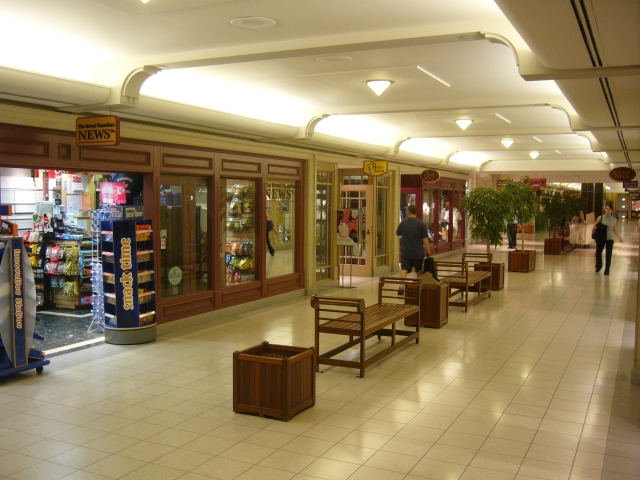
#> input picture assets/images/P1080036.jpg, 640 x 480 px
$ jupyter execute --allow-errors demo_vp_estimation_prior_gravity.ipynb
#> lines starting #> are read from the running program, lines starting #| are printed output that depends on the picture
### vp_estimation_with_prior_gravity/visualization.py
""" Organize some frequently used visualization functions. """
import numpy as np
import matplotlib
import matplotlib.pyplot as plt
import seaborn as sns


def plot_images(imgs, titles=None, cmaps='gray', dpi=100, size=6, pad=.5):
    """Plot a set of images horizontally.
    Args:
        imgs: a list of NumPy or PyTorch images, RGB (H, W, 3) or mono (H, W).
        titles: a list of strings, as titles for each image.
        cmaps: colormaps for monochrome images.
    """
    n = len(imgs)
    if not isinstance(cmaps, (list, tuple)):
        cmaps = [cmaps] * n
    figsize = (size*n, size*3/4) if size is not None else None
    fig, ax = plt.subplots(1, n, figsize=figsize, dpi=dpi)
    if n == 1:
        ax = [ax]
    for i in range(n):
        ax[i].imshow(imgs[i], cmap=plt.get_cmap(cmaps[i]))
        ax[i].get_yaxis().set_ticks([])
        ax[i].get_xaxis().set_ticks([])
        ax[i].set_axis_off()
        for spine in ax[i].spines.values():  # remove frame
            spine.set_visible(False)
        if titles:
            ax[i].set_title(titles[i])
    fig.tight_layout(pad=pad)


# [232 lines left out: functions plot_keypoints, plot_matches, plot_lines, plot_line_matches, plot_color_line_matches, plot_color_lines and 1 more, not called in this run]


def save_plot(path, **kw):
    """Save the current figure without any white margin."""
    plt.savefig(path, bbox_inches='tight', pad_inches=0)

### vp_estimation_with_prior_gravity/features/line_detector.py
import os
import numpy as np
import torch
from copy import deepcopy
from omegaconf import OmegaConf

from pytlsd import lsd
from deeplsd.models.deeplsd_inference import DeepLSD


# DeepLSD default config
default_conf = {
    'min_length': 10,
    'deeplsd': {
        'detect_lines': True,
        'line_detection_params': {
            'merge': False,
            'filtering': True,
            'grad_thresh': 3,
            'grad_nfa': True,
        },
    },
}


class LineDetector():
    """ A generic line detector that can detect different kinds of lines. """
    def __init__(self, line_detector='lsd', conf=default_conf):
        self.detector = line_detector
        self.conf = OmegaConf.merge(OmegaConf.create(deepcopy(default_conf)),
                                    OmegaConf.create(conf))
        if line_detector == 'deeplsd':
            # Load the DeepLSD model
            self.device = torch.device('cuda' if torch.cuda.is_available() else 'cpu')
            ckpt = os.path.join(os.path.dirname(os.path.abspath(__file__)), 'weights/deeplsd_md.tar')
            if not os.path.isfile(ckpt):
                # Download the DeepLSD checkpoint
                self.download_model(ckpt)
            ckpt = torch.load(str(ckpt), map_location='cpu')
            self.deeplsd = DeepLSD(self.conf.deeplsd)
            self.deeplsd.load_state_dict(ckpt['model'])
            self.deeplsd = self.deeplsd.to(self.device).eval()

    # [29 lines left out: functions download_model, detect_lines, not called in this run]

### notebooks/demo_vp_estimation_prior_gravity.ipynb
[cell 1]
import os
import numpy as np
import cv2
import sys
import random

from vp_estimation_with_prior_gravity.features.line_detector import LineDetector
sys.path.append(os.path.join(os.path.dirname(os.path.abspath("")), "build/vp_estimation_with_prior_gravity"))
from vp_estimation_with_prior_gravity.solvers import run_hybrid_uncalibrated
from vp_estimation_with_prior_gravity.evaluation import project_vp_to_image, get_labels_from_vp
from vp_estimation_with_prior_gravity.visualization import plot_images, plot_vp, plot_lines

[cell 2]
# Which solvers to us for our hybrid solver:
# 0 - 2lines 200g
# 1 - 2lines 110g
# 2 - 2lines 011g
# 3 - 4lines 211
# 4 - 4lines 220
SOLVER_FLAGS = [True, True, True, True, True]
th_pixels = 3  # RANSAC inlier threshold
ls_refinement = 2  # 3 uses the gravity in the LS refinement, 2 does not. Here we use a prior on the gravity, so use 2
nms = 1  # change to 3 to add a Ceres optimization after the non minimal solver (slower)
magsac_scoring = True

[cell 3]
# Read the image
img_path = "../assets/images/P1080036.jpg"
img = cv2.imread(img_path, 0)
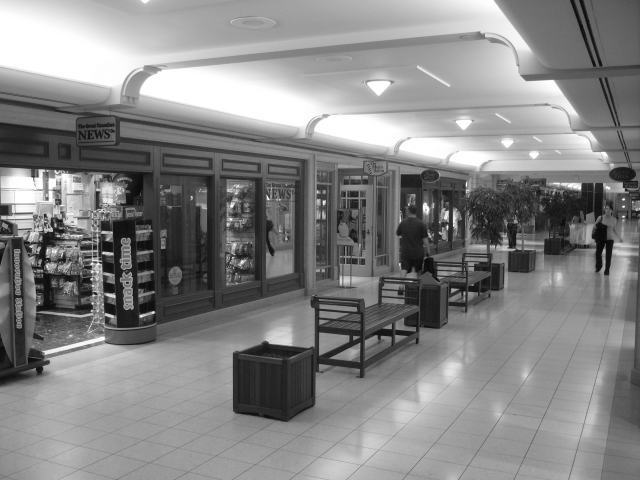
#> img: shape (480, 640); min 9, max 255, mean 133.4

# We use a prior vertical gravity
if (SOLVER_FLAGS == [True, False, False, False, False]) or (SOLVER_FLAGS == [False, False, True, False, False]):
    vertical = np.array([random.random() / 1e12, 1, random.random() / 1e12])
    vertical /= np.linalg.norm(vertical)
else:
    vertical = np.array([0., 1, 0.])

# Intrinsics matrix obtained from the Yor Urban dataset
K = np.array([[674.91797516, 0., 306.55130528],
              [0., 674.91797516, 250.45424496],
              [0., 0., 1.]])

[cell 4]
# Detect lines
line_type = 'lsd'  # 'lsd' or 'deeplsd'
#> (the rest of this cell did not finish here and is left out)

lines = line_detector.detect_lines(img)[:, :, [1, 0]]

[cell 5]
# Run the VP estimation with our hybrid RANSAC
principle_point = np.array([img.shape[1] / 2.0, img.shape[0] / 2.0])
#> principle_point = [320, 240]
#> (the rest of this cell did not finish here and is left out)

[cell 6]
# Plot the results
plot_images([img, img])
#> in plot_images, `n = len(imgs)`: n = 2
#> in plot_images, `cmaps = [cmaps] * n`: cmaps = ['gray', 'gray']
#> in plot_images, `figsize = (size*n, size*3/4) if size is not None else None`: figsize = (12, 4.5)

$ run again, with assets/images/teaser.png saved as assets/images/P1080036.jpg
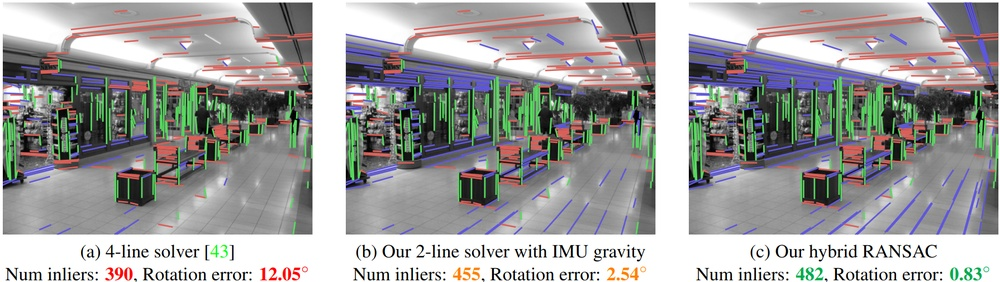
#> input picture assets/images/teaser.png, 1000 x 282 px, shrunk from 1790 x 505 before the run
#> `img = cv2.imread(img_path, 0)`:
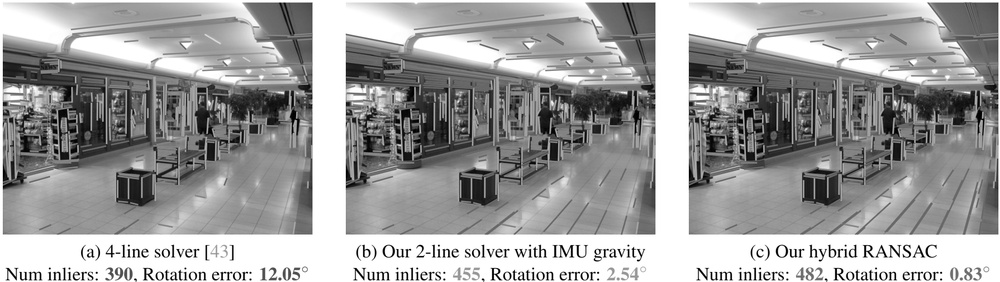
#> img: shape (282, 1000); min 0, max 255, mean 158.1
#> n = 2
#> cmaps = ['gray', 'gray']
#> figsize = (12, 4.5)
